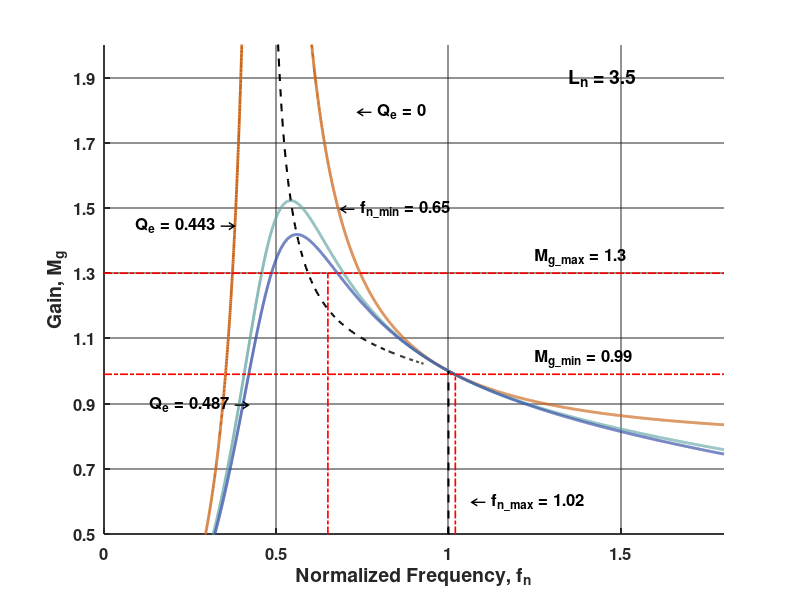

Here is the MATLAB script that generated this plot:
%% LLC Resonant Tank Gain Sweep (复刻指定参考图 + 文本可拖拽功能)
clear; clc; close all;

%% 1) 设定谐振腔参数 (保持原有参数，其 Ln 恰好为 3.5)
Lr = 70e-6;      % 谐振电感 Lr (H)
Cr = 36e-9;      % 谐振电容 Cr (F)
Lm = 245e-6;     % 磁化电感 Lm (H)

k  = Lm/Lr;                      % 电感比 Ln (即 3.5)
fr = 1/(2*pi*sqrt(Lr*Cr));       % 串联谐振频率 fo=fr
Zr = sqrt(Lr/Cr);                % 特征阻抗

%% 2) 扫频范围（为了匹配原图，设置 fn 从 0.1 到 1.8）
fn = linspace(0.1, 1.8, 5000);   
fs = fn * fr;
w  = 2*pi*fs;

%% 3) 选择要对比的 Qe (匹配原图的 0, 0.47, 0.52)
Qe_list = [0, 0.443, 0.487]; 
M = zeros(numel(Qe_list), numel(fn));

%% 4) FHA 频域计算：阻抗法
Zs = 1j*w*Lr + 1./(1j*w*Cr); 
Zm = 1j*w*Lm; 

for ii = 1:numel(Qe_list)
    Qe = Qe_list(ii);
    if Qe == 0
        Zp = Zm; % Qe=0 相当于空载，Rac 无穷大
    else
        Rac = Zr / Qe; 
        Zp = 1 ./ (1./Zm + 1./Rac); 
    end
    G = Zp ./ (Zs + Zp); 
    M(ii,:) = abs(G);
end

%% 5) 计算峰值增益轨迹 (黑色虚线)
Qe_sweep = linspace(0.15, 1.5, 200);
peak_fn = zeros(size(Qe_sweep));
peak_M = zeros(size(Qe_sweep));

for i = 1:numel(Qe_sweep)
    Rac_sweep = Zr / Qe_sweep(i);
    Zp_sweep = 1 ./ (1./Zm + 1./Rac_sweep);
    G_sweep = Zp_sweep ./ (Zs + Zp_sweep);
    [max_val, max_idx] = max(abs(G_sweep));
    peak_M(i) = max_val;
    peak_fn(i) = fn(max_idx);
end

%% 6) 画图与高精度美化对齐
figure('Color', 'w', 'Position', [100, 100, 750, 600]); 
hold on; grid on;

% 定义匹配原图的曲线颜色
color_Qe0  = [0.80, 0.40, 0.10];  % 橙褐色
color_Qe47 = [0.40, 0.65, 0.65];  % 灰绿色
color_Qe52 = [0.20, 0.30, 0.65];  % 深蓝色

% 绘制三条主增益曲线
plot(fn, M(1,:), 'Color', color_Qe0,  'LineWidth', 2);
plot(fn, M(2,:), 'Color', color_Qe47, 'LineWidth', 2);
plot(fn, M(3,:), 'Color', color_Qe52, 'LineWidth', 2);

% 绘制峰值轨迹黑色虚线
plot(peak_fn, peak_M, 'k--', 'LineWidth', 1.5);

%% 7) 绘制参考线与工作点边界
Mg_max = 1.3;
Mg_min = 0.99;
fn_min = 0.65;
fn_max = 1.02;

% 水平红色点划线 (增益边界)
plot([0, 1.8], [Mg_max, Mg_max], '-.', 'Color', 'r', 'LineWidth', 1.2);
plot([0, 1.8], [Mg_min, Mg_min], '-.', 'Color', 'r', 'LineWidth', 1.2);

% 垂直红色点划线 (频率边界，局部绘制使其不贯穿到底)
plot([fn_min, fn_min], [0, Mg_max], '-.', 'Color', 'r', 'LineWidth', 1.2);
plot([fn_max, fn_max], [0, Mg_min], '-.', 'Color', 'r', 'LineWidth', 1.2);

% f_n = 1 的黑色虚线
plot([1, 1], [0, 1], 'k--', 'LineWidth', 1.5);

%% 8) 坐标轴格式化
set(gca, 'FontSize', 12, 'FontWeight', 'bold', 'LineWidth', 1.2, ...
         'GridAlpha', 0.5, 'MinorGridAlpha', 0.2);
set(gca, 'XTick', 0:0.5:1.5);
set(gca, 'YTick', 0.5:0.2:1.9);
xlim([0, 1.8]);
ylim([0.5, 2.0]);
xlabel('Normalized Frequency, \bf{f_n}', 'FontSize', 14, 'FontWeight', 'bold');
ylabel('Gain, \bf{M_g}', 'FontSize', 14, 'FontWeight', 'bold');

%% 9) 添加原生文本与箭头标注，并捕获句柄
% 将所有的 text 对象句柄保存到数组中
h_txt(1) = text(0.40, 1.45, 'Q_e = 0.443 \rightarrow ', 'FontSize', 12, 'FontWeight', 'bold', 'HorizontalAlignment', 'right');
h_txt(2) = text(0.44, 0.90, 'Q_e = 0.487 \rightarrow ', 'FontSize', 12, 'FontWeight', 'bold', 'HorizontalAlignment', 'right');
h_txt(3) = text(0.72, 1.80, ' \leftarrow Q_e = 0', 'FontSize', 12, 'FontWeight', 'bold');

h_txt(4) = text(1.25, 1.35, 'M_{g\_max} = 1.3', 'FontSize', 12, 'FontWeight', 'bold');
h_txt(5) = text(1.25, 1.04, 'M_{g\_min} = 0.99', 'FontSize', 12, 'FontWeight', 'bold');
h_txt(6) = text(0.67, 1.50, ' \leftarrow f_{n\_min} = 0.65', 'FontSize', 12, 'FontWeight', 'bold');
h_txt(7) = text(1.05, 0.60, ' \leftarrow f_{n\_max} = 1.02', 'FontSize', 12, 'FontWeight', 'bold');

h_txt(8) = text(1.35, 1.90, sprintf('L_n = %.1f', k), 'FontSize', 14, 'FontWeight', 'bold');

hold off;

%% 10) 为文本添加拖拽功能 (绑定回调事件)
for i = 1:length(h_txt)
    % 开启鼠标指针交互，并绑定按下事件
    set(h_txt(i), 'ButtonDownFcn', @startDrag, 'Margin', 1);
end

% =========================================================================
% 下方为处理鼠标拖拽事件的局部函数 (Local Functions)
% =========================================================================

function startDrag(src, ~)
    % 鼠标点击文本时触发
    fig = ancestor(src, 'figure');
    % 将鼠标移动事件和松开事件绑定到当前 Figure
    fig.WindowButtonMotionFcn = @(f, e) dragging(f, e, src);
    fig.WindowButtonUpFcn = @stopDrag;
end

function dragging(~, ~, src)
    % 鼠标拖动过程中，实时更新文本坐标
    ax = ancestor(src, 'axes');
    cp = ax.CurrentPoint;
    % 将文本的 X 和 Y 坐标更新为鼠标当前位置
    src.Position(1) = cp(1, 1);
    src.Position(2) = cp(1, 2);
end

function stopDrag(fig, ~)
    % 鼠标松开，解除事件绑定，停止拖动
    fig.WindowButtonMotionFcn = '';
    fig.WindowButtonUpFcn = '';
end
